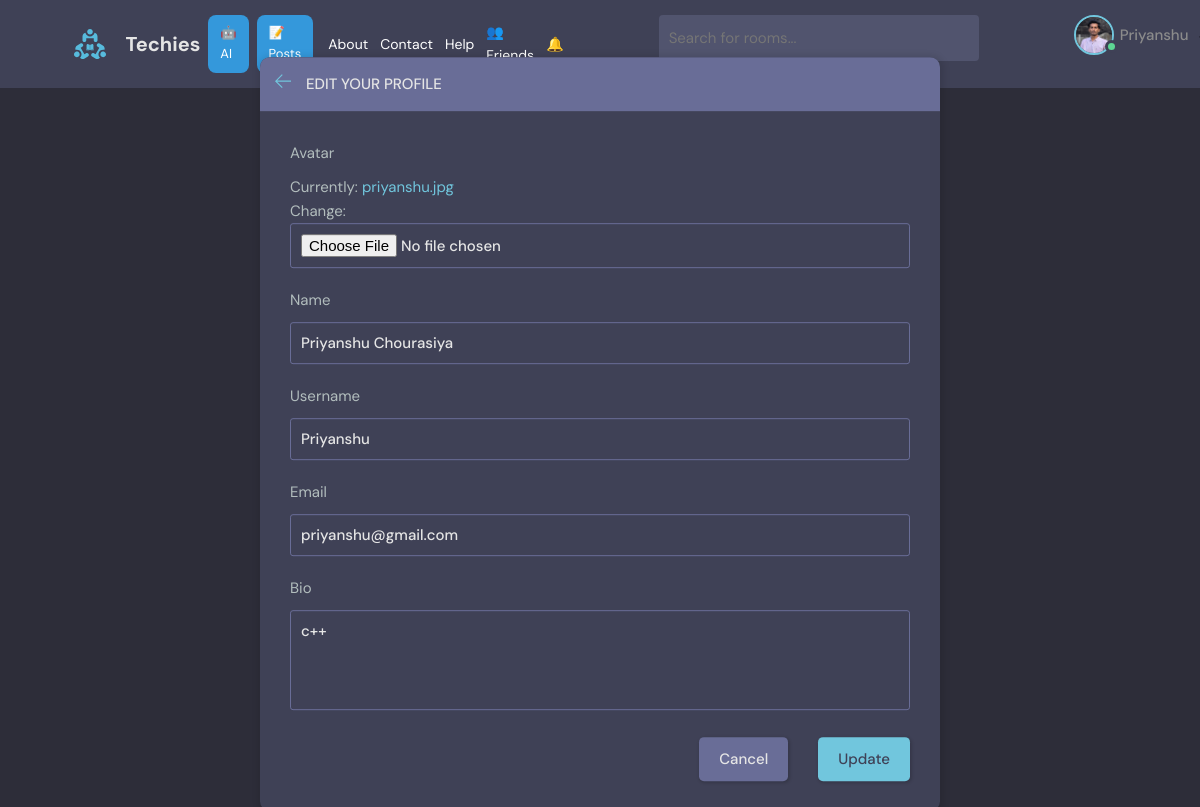
/update-user/ (signed in), run on the app's committed database.
### base/models.py (models this page shows)
class User(AbstractUser):
    name = models.CharField(max_length=200, null=True)
    email = models.EmailField(unique=True, null=True)
    bio = models.TextField(null=True)
    avatar = models.ImageField(null=True, default="avatar.svg")
    friends = models.ManyToManyField("self", blank=True)
    USERNAME_FIELD = 'email'
    REQUIRED_FIELDS = []

### base/views.py (the view)
# urls.py: path('update-user/', views.updateUser, name="update-user"),
@login_required(login_url='login')
def updateUser(request):
    form = UserForm(instance=request.user)
    if request.method == 'POST':
        form = UserForm(request.POST, request.FILES, instance=request.user)
        if form.is_valid():
            form.save()
            return redirect('user-profile', pk=request.user.id)
    return render(request, 'base/update-user.html', {'form': form})

### base/forms.py
class UserForm(ModelForm):
    class Meta:
        model = User
        fields = ['avatar', 'name', 'username', 'email', 'bio']

### base/context_processors.py (called while the page is built)
def notification_count(request):
    if request.user.is_authenticated:
        count = FriendRequest.objects.filter(
            receiver=request.user,
            accepted=False
        ).count()
        return {'pending_requests_count': count}
    return {'pending_requests_count': 0}

### base/templates/base/update-user.html (shortened to what this page needs)
{% extends 'main.html' %}
{% block content %}
    <main class="update-account layout">
        <div class="container">
            <div class="layout__box">
                <div class="layout__boxHeader">
                    <div class="layout__boxTitle">
                        <a href="{% url 'home' %}">
                            <svg version="1.1" xmlns="http://www.w3.org/2000/svg" width="32" height="32"
                                viewBox="0 0 32 32">
                                <title>arrow-left</title>
                                <path
                                    d="M13.723 2.286l-13.723 13.714 13.719 13.714 1.616-1.611-10.96-10.96h27.625v-2.286h-27.625l10.965-10.965-1.616-1.607z">
                                </path>
                            </svg>
                        </a>
                        <h3>Edit your profile</h3>
                    </div>
                </div>
                <div class="layout__body">
                    <form class="form" action="" method="POST" enctype="multipart/form-data">
                      {% for field in form %}
                        <div class="form__group">
                            <label for="profile_pic">{{field.label}}</label>
                            {{field}}
                        </div>
                        {% endfor %}
                        <div class="form__action">
                            <a class="btn btn--dark" href="{{ request.META.HTTP_REFERER }}">Cancel</a>
                            <button class="btn btn--main" type="submit">Update</button>
                        </div>
                    </form>
                </div>
            </div>
        </div>
    </main>
    {% endblock content %}

### templates/navbar.html (shortened to what this page needs)
{% load static %}
<header class="header header--loggedIn">
  <div class="container">
    <div class="nav-left">
      <a href="{% url 'home' %}" class="header__logo">
        <img src="{% static 'images/logo.svg' %}" />
        <h1>Techies</h1>
      </a>
      <a href="{% url 'ai' %}" class="nav-btn">🤖 AI</a>
      <a href="{% url 'posts' %}" class="nav-btn">📝 Posts</a>
      <div class="nav-links">
  <a href="{% url 'about' %}">About</a>
  <a href="{% url 'contact' %}">Contact</a>
  <a href="{% url 'help' %}">Help</a>
  <a href="{% url 'friends' %}" style="position:relative;">
    👥 Friends
  </a>
  <a href="{% url 'notifications' %}" style="position:relative;">
    🔔
  </a>
</div>
    </div>
    <form class="header__search" method="GET" action="{% url 'home' %}">
      <label>
        <input name="q" placeholder="Search for rooms..." />
      </label>
    </form>
    <nav class="header__menu">
  {% if request.user.is_authenticated %}
  <div class="header__user" style="display:flex; align-items:center; gap:8px;">
    <a href="{% url 'user-profile' request.user.id %}" style="display:flex; align-items:center; gap:6px;">
      <div class="avatar avatar--medium active">
        <img src="{{request.user.avatar.url}}" />
      </div>
      <p>{{request.user.username}}</p>
    </a>
    <button class="dropdown-button" style="background:none; border:none; cursor:pointer;">
    </button>
  </div>
  {% else %}
  <a href="{% url 'login' %}">
    <p>Login</p>
  </a>
  {% endif %}
</nav>
  </div>
</header>

### static/styles/style.css (style rules this page uses)
:root { --color-main: #71c6dd; --color-main-light: #e1f6fb; --color-dark: #3f4156; --color-dark-medium: #51546e; --color-dark-light: #696d97; --color-light: #e5e5e5; --color-gray: #8b8b8b; --color-light-gray: #b2bdbd; --color-bg: #2d2d39; --color-success: #5dd693; --color-error: #fc4b0b; }
* { font-family: "DM Sans", -apple-system, BlinkMacSystemFont, "Segoe UI", Roboto, Oxygen, Ubuntu, Cantarell, "Open Sans", "Helvetica Neue", sans-serif; margin: 0; padding: 0; box-sizing: border-box; text-rendering: optimizeLegibility; font-size: inherit; }
html { font-size: 56.25%; }
@media only screen and (min-width: 1200px) { html { font-size: 62.5%; } }
body { line-height: 1.6; font-weight: 400; font-size: 1.5rem; color: var(--color-light-gray); background-color: var(--color-bg); min-height: 100vh; }
img { width: 100%; }
a { display: inline-block; color: var(--color-main); text-decoration: none; }
.container { max-width: 120rem; width: 90%; margin: auto; }
.btn { background-color: transparent; border: none; display: inline-flex; align-items: center; gap: 1rem; cursor: pointer; transition: all ease-in-out 0.3s; padding: 1rem 2rem; border-radius: 5px; box-shadow: 1px 1px 3px 1px rgba(0, 0, 0, 0.15); font-weight: 500; }
.btn--main { background-color: var(--color-main); color: var(--color-dark); }
.btn--dark { background-color: var(--color-dark-light); color: var(--color-light); }
.avatar { position: relative; display: inline-block; border-radius: 50%; border: 2px solid var(--color-main); }
.avatar img { display: block; border-radius: 50%; object-fit: cover; object-position: center; }
.avatar::after { content: ""; display: block; position: absolute; background-color: var(--color-gray); z-index: 111; border-radius: 50%; border: 0.3rem solid var(--color-dark); }
.avatar.active::after { background-color: var(--color-success); }
.avatar.avatar--medium img { width: 3.6rem; height: 3.6rem; border-radius: 50%; }
.avatar.avatar--medium:after { width: 0.7rem; height: 0.7rem; bottom: 0px; right: -6px; }
.header { padding: 1.5rem; background-color: var(--color-dark); }
.header > .container { display: flex; gap: 9.5rem; }
.header__logo, .header__user { display: flex; gap: 2rem; align-items: center; }
.header__logo > img { height: 3.2rem; width: 3.2rem; }
.header__logo > h1 { font-weight: 700; font-size: 2rem; color: var(--color-light); }
.header__search > label { background-color: var(--color-dark-medium); padding: 1.3rem 1rem; display: flex; align-items: center; gap: 1rem; border-radius: 4px; }
.header__search input { width: 30rem; background: transparent; border: none; outline: none; color: var(--color-light); }
.header__menu { margin-left: auto; position: relative; }
.header__menu a { display: flex; gap: 1.5rem; align-items: center; font-weight: 500; text-decoration: none; color: var(--color-gray); }
.header__menu img { height: 3.6rem; }
.header__menu p { line-height: 1.2; }
.dropdown-button { background: transparent; border: 0; outline: 0; cursor: pointer; }
.layout { margin-top: 2.4rem; }
.layout > .container { display: flex; justify-content: space-between; align-items: flex-start; }
.layout__box { width: 90%; max-width: 48rem; min-height: 40rem; position: absolute; top: 50%; left: 50%; transform: translate(-50%, -46%); background-color: var(--color-dark); border-radius: 1rem; box-shadow: 1px 1px 6px 3px rgba(0, 0, 0, 0.1); overflow: hidden; }
.layout__boxHeader { display: flex; padding: 1.5rem; background-color: var(--color-dark-light); }
.layout__boxTitle { display: flex; gap: 1.5rem; align-items: center; }
.layout__boxTitle h3 { text-transform: uppercase; font-weight: 500; color: var(--color-light); }
.layout__boxTitle svg { width: 1.6rem; height: 1.6rem; fill: var(--color-main); }
.layout__body { margin: 3rem; }
.form__group { margin-bottom: 2rem; width: 100%; }
.form__group label { display: block; font-size: 1.5rem; margin-bottom: 1rem; }
.form__group input, .form__group textarea, .form__group select { background: transparent; border: 1px solid var(--color-dark-light); padding: 1rem; border-radius: 3px; width: 100%; color: var(--color-light); font-weight: 500; outline: none; }
.form__group textarea { background: transparent; height: 10rem; resize: none; }
.form__action { display: flex; justify-content: flex-end; gap: 3rem; }
.update-account.layout .layout__box { max-width: 68rem; }

### data on the page
User: user.avatar (picture), user.username "Priyanshu", form "Priyanshu Chourasiya" "Priyanshu" "priyanshu@gmail.com" "c++"

### other printed values
{{ field.label }} "Avatar" "Name" "Username" "Email" "Bio"
